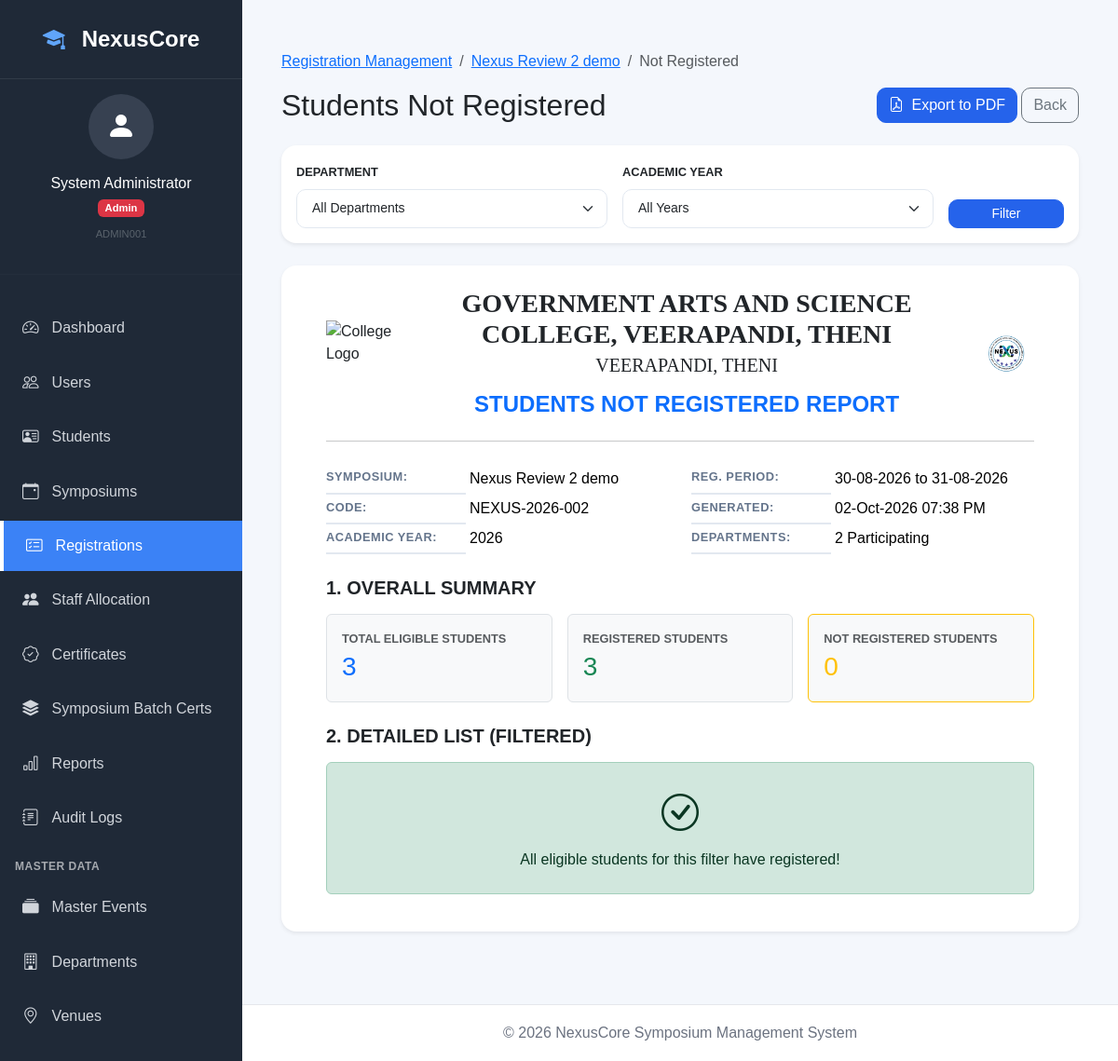
Screenshot of /coordinator/registrations/not-registered?symposium_id=57 (signed in) with the database file from the repository.
### tables this page shows
CREATE TABLE `symposiums` (
  `symposium_id` bigint(20) NOT NULL AUTO_INCREMENT,
  `symposium_code` varchar(30) NOT NULL,
  `title` varchar(150) NOT NULL,
  `symposium_type` enum('Intra Department','Inter Department') NOT NULL DEFAULT 'Intra Department',
  `organizing_department_id` int(11) DEFAULT NULL,
  `academic_year` year(4) NOT NULL,
  `description` text DEFAULT NULL,
  `submitted_at` timestamp NULL DEFAULT NULL,
  `submitted_by` bigint(20) DEFAULT NULL,
  `brochure_path` varchar(255) DEFAULT NULL,
  `circular_path` varchar(255) DEFAULT NULL,
  `registration_start` datetime NOT NULL,
  `registration_end` datetime NOT NULL,
  `event_start_date` date NOT NULL,
  `event_end_date` date NOT NULL,
  `status` enum('Draft','Submitted','Pending HOD Approval','Pending Principal Approval','Approved','Scheduling Complete','Registration Open','Registration Closed','Completed','Cancelled','Rejected by HOD','Rejected by Principal') NOT NULL DEFAULT 'Draft',
  `created_by` bigint(20) NOT NULL,
  `created_at` timestamp NOT NULL DEFAULT current_timestamp(),
  `updated_at` timestamp NOT NULL DEFAULT current_timestamp() ON UPDATE current_timestamp(),
  PRIMARY KEY (`symposium_id`),
  KEY `idx_symposium_year` (`academic_year`),
  KEY `idx_symposium_status` (`status`),
  KEY `fk_symposium_created_by` (`created_by`),
  KEY `fk_symposium_department` (`organizing_department_id`),
  KEY `fk_symposium_submitted_by` (`submitted_by`),
  CONSTRAINT `fk_symposium_created_by` FOREIGN KEY (`created_by`) REFERENCES `users` (`user_id`) ON UPDATE CASCADE,
  CONSTRAINT `fk_symposium_department` FOREIGN KEY (`organizing_department_id`) REFERENCES `departments` (`department_id`) ON DELETE SET NULL ON UPDATE CASCADE,
  CONSTRAINT `fk_symposium_submitted_by` FOREIGN KEY (`submitted_by`) REFERENCES `users` (`user_id`) ON DELETE SET NULL
);

### templates/coordinator/registrations/not_registered.php (the view, shortened to what the rows shown need)
<?php
$grouped = [];
?>
<div class="container-fluid py-4">
    <nav aria-label="breadcrumb">
        <ol class="breadcrumb">
            <li class="breadcrumb-item"><a href="<?= base_url('/coordinator/registrations') ?>">Registration Management</a></li>
            <li class="breadcrumb-item"><a href="<?= base_url('/coordinator/registrations/summary?symposium_id=' . $symposium['symposium_id']) ?>"><?= htmlspecialchars($symposium['title'], ENT_QUOTES, 'UTF-8') ?></a></li>
            <li class="breadcrumb-item active" aria-current="page">Not Registered</li>
        </ol>
    </nav>
    <div class="d-flex justify-content-between align-items-center mb-4">
        <h2 class="mb-0">Students Not Registered</h2>
        <div>
            <?php
            $exportUrl = base_url('/coordinator/registrations/not-registered?symposium_id=' . $symposium['symposium_id'] . '&export=pdf');
            ?>
            <a href="<?= $exportUrl ?>" class="btn btn-primary" target="_blank"><i class="bi bi-file-earmark-pdf me-1"></i> Export to PDF</a>
            <a href="<?= base_url('/coordinator/registrations?symposium_id=' . $symposium['symposium_id']) ?>" class="btn btn-outline-secondary">Back</a>
        </div>
    </div>
    <div class="card shadow-sm mb-4">
        <div class="card-body">
            <form method="GET" action="<?= base_url('/coordinator/registrations/not-registered') ?>" class="row g-3 align-items-end">
                <div class="col-md-5">
                    <label class="form-label fw-bold text-uppercase" style="font-size: 0.8rem;">Department</label>
                    <select name="department_id" class="form-select form-select-sm">
                        <option value="All">All Departments</option>
                    </select>
                </div>
                <div class="col-md-5">
                    <label class="form-label fw-bold text-uppercase" style="font-size: 0.8rem;">Academic Year</label>
                    <select name="academic_year" class="form-select form-select-sm">
                        <option value="All">All Years</option>
                    </select>
                </div>
                <div class="col-md-2 d-flex gap-2">
                    <button type="submit" class="btn btn-primary btn-sm w-100">Filter</button>
                </div>
            </form>
        </div>
    </div>
    <div class="card shadow-sm mb-4">
        <div class="card-body px-5 py-4">
            <div class="d-flex justify-content-between align-items-center mb-4">
                <?php if (!empty($collegeLogo)): ?>
                    <img src="<?= base_url('public/' . ltrim($collegeLogo, '/')) ?>" alt="College Logo" style="height: 70px;" onerror="this.src='<?= base_url($collegeLogo) ?>'">
                <?php else: ?>
                    <div style="width: 70px;"></div>
                <?php endif; ?>
                <div class="text-center">
                    <h3 class="fw-bold mb-1" style="font-family: 'Times New Roman', Times, serif;"><?= mb_strtoupper($collegeName ?? 'GOVERNMENT ARTS AND SCIENCE COLLEGE') ?></h3>
                    <h5 class="mb-3" style="font-family: 'Times New Roman', Times, serif;">VEERAPANDI, THENI</h5>
                    <h4 class="fw-bold text-primary mb-0">STUDENTS NOT REGISTERED REPORT</h4>
                </div>
                <img src="<?= base_url('public/assets/images/logo/nexuscore-logo.png') ?>" alt="Nexus Logo" style="height: 60px;" onerror="this.src='<?= base_url('assets/images/logo/nexuscore-logo.png') ?>'">
            </div>
            <hr class="mb-4">
            <div class="row mb-4">
                <div class="col-md-6">
                    <table class="table table-sm table-borderless">
                        <tr><th class="ps-0" style="width: 150px;">SYMPOSIUM:</th><td><?= htmlspecialchars($symposium['title']) ?></td></tr>
                        <tr><th class="ps-0">CODE:</th><td><?= htmlspecialchars($symposium['symposium_code']) ?></td></tr>
                        <tr><th class="ps-0">ACADEMIC YEAR:</th><td><?= htmlspecialchars($symposium['academic_year']) ?></td></tr>
                    </table>
                </div>
                <div class="col-md-6">
                    <table class="table table-sm table-borderless">
                        <tr><th class="ps-0" style="width: 150px;">REG. PERIOD:</th><td><?= date('d-m-Y', strtotime((string)$symposium['registration_start'])) ?> to <?= date('d-m-Y', strtotime((string)$symposium['registration_end'])) ?></td></tr>
                        <tr><th class="ps-0">GENERATED:</th><td><?= date('d-M-Y h:i A') ?></td></tr>
                        <tr><th class="ps-0">DEPARTMENTS:</th><td><?= count($departments) ?> Participating</td></tr>
                    </table>
                </div>
            </div>
            <h5 class="fw-bold mb-3 text-uppercase">1. OVERALL SUMMARY</h5>
            <div class="row g-3 mb-4">
                <div class="col-md-4">
                    <div class="border rounded p-3 bg-light">
                        <div class="text-muted fw-bold" style="font-size: 0.8rem;">TOTAL ELIGIBLE STUDENTS</div>
                        <div class="fs-3 fw-normal text-primary"><?= $stats['total_eligible'] ?? 0 ?></div>
                    </div>
                </div>
                <div class="col-md-4">
                    <div class="border rounded p-3 bg-light">
                        <div class="text-muted fw-bold" style="font-size: 0.8rem;">REGISTERED STUDENTS</div>
                        <div class="fs-3 fw-normal text-success"><?= $stats['total_registered'] ?? 0 ?></div>
                    </div>
                </div>
                <div class="col-md-4">
                    <div class="border rounded p-3 bg-light border-warning">
                        <div class="text-muted fw-bold" style="font-size: 0.8rem;">NOT REGISTERED STUDENTS</div>
                        <div class="fs-3 fw-normal text-warning"><?= $stats['total_unregistered'] ?? 0 ?></div>
                    </div>
                </div>
            </div>
            <h5 class="fw-bold mb-3 text-uppercase">2. DETAILED LIST (FILTERED)</h5>
            <?php if (empty($grouped)): ?>
                <div class="alert alert-success text-center py-4">
                    <i class="bi bi-check-circle fs-1 d-block mb-2"></i>
                    All eligible students for this filter have registered!
                </div>
            <?php endif; ?>
        </div>
    </div>
</div>

### rows the page displays
symposiums: title "Nexus Review 2 demo", symposium_code "NEXUS-2026-002", academic_year "2026", registration_start "30-08-2026", registration_end "31-08-2026"

### other values shown
$loggedInUser['full_name'] "System Administrator"
$currentRole "Admin"
$loggedInUser['employee_id'] "ADMIN001"
$item['title'] "Dashboard"
$item['title'] "Users"
$item['title'] "Students"
$item['title'] "Symposiums"
$item['title'] "Registrations"
$item['title'] "Staff Allocation"
$item['title'] "Certificates"
$item['title'] "Symposium Batch Certs"
$item['title'] "Reports"
$item['title'] "Audit Logs"
$item['title'] "MASTER DATA"
$item['title'] "Master Events"
